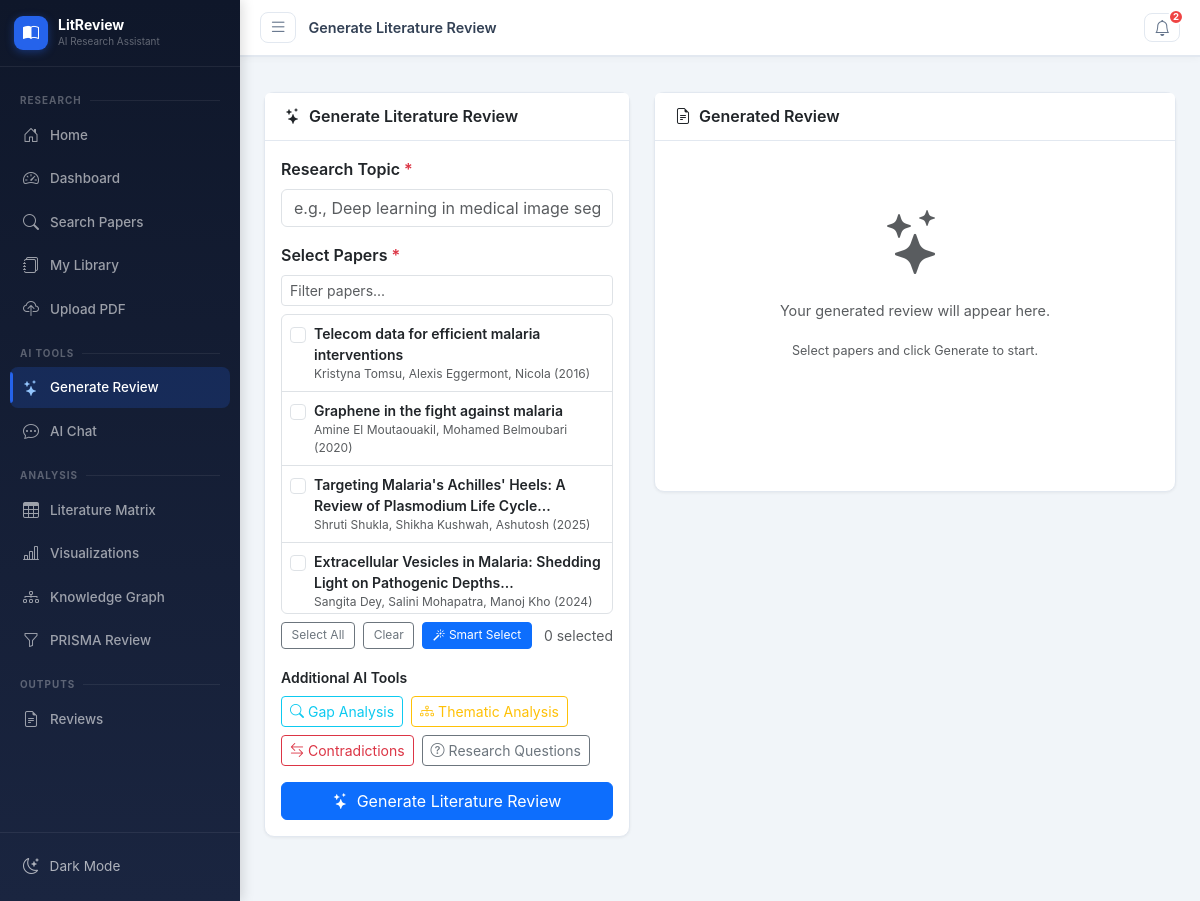
Page /ai/generate-review on the earlier database version.
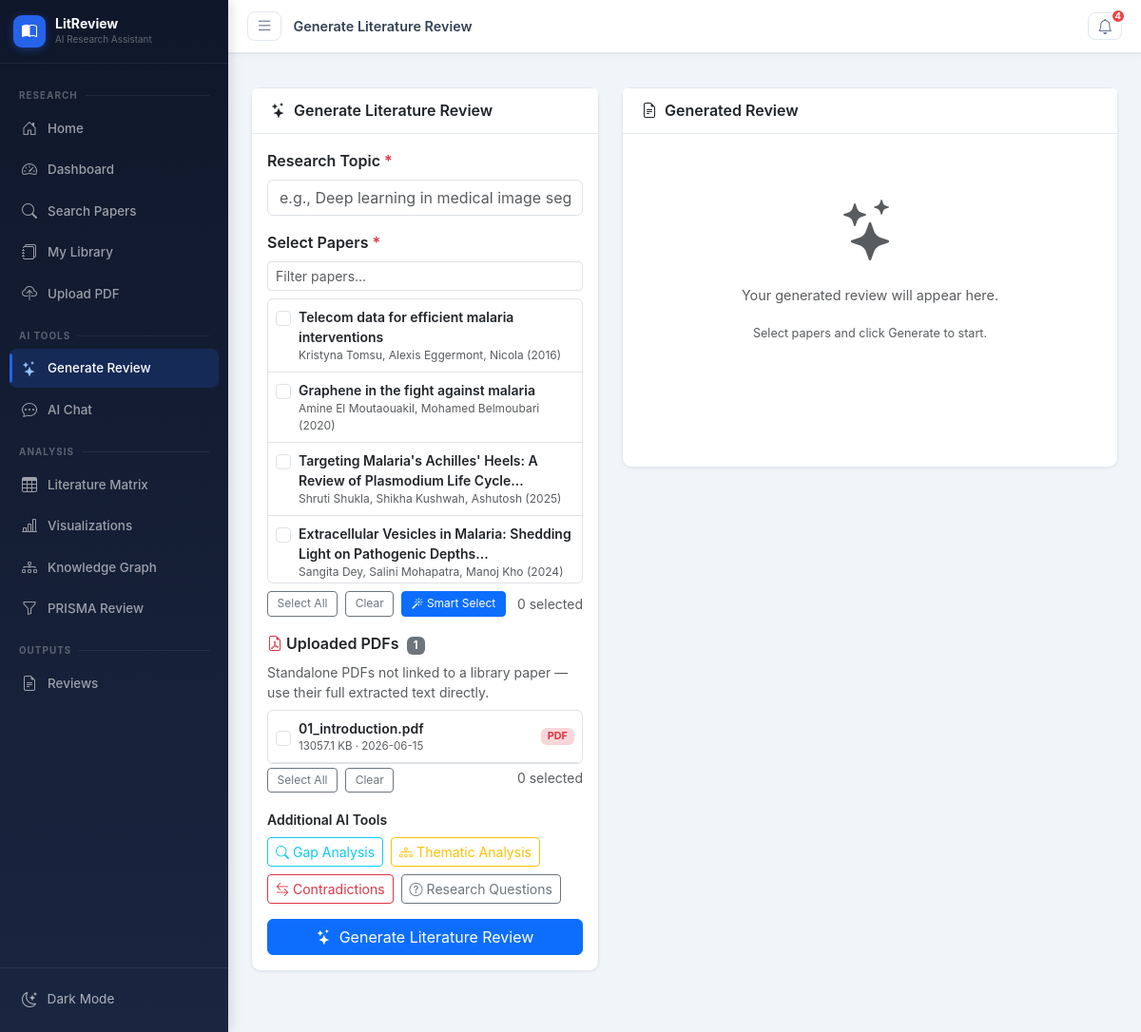
Same page on the later database version.
### tables this page shows
CREATE TABLE papers (
            id INTEGER PRIMARY KEY AUTOINCREMENT,
            title TEXT NOT NULL,
            authors TEXT,
            abstract TEXT,
            year INTEGER,
            doi TEXT,
            url TEXT,
            journal TEXT,
            citations_count INTEGER DEFAULT 0,
            source TEXT,
            keywords TEXT,
            full_text TEXT,
            created_at TIMESTAMP DEFAULT CURRENT_TIMESTAMP
        );

CREATE TABLE paper_files (
            id INTEGER PRIMARY KEY AUTOINCREMENT,
            paper_id INTEGER,
            filename TEXT,
            original_name TEXT,
            file_path TEXT,
            file_size INTEGER,
            extracted_text TEXT,
            sections TEXT,
            ocr_used INTEGER DEFAULT 0,
            created_at TIMESTAMP DEFAULT CURRENT_TIMESTAMP,
            FOREIGN KEY (paper_id) REFERENCES papers(id)
        );

### blueprints/ai_features.py (the view)
@ai_bp.route('/generate-review', methods=['GET', 'POST'])
def generate_review():
    site = get_site_settings()
    db = get_db()
    papers_list = db.execute('SELECT id, title, authors, year, abstract FROM papers ORDER BY created_at DESC').fetchall()
    uploaded_files = db.execute(
        'SELECT id, original_name, file_size, created_at FROM paper_files WHERE paper_id IS NULL ORDER BY created_at DESC'
    ).fetchall()
    db.close()
    return render_template('ai/generate_review.html', site=site, papers=papers_list,
                           uploaded_files=uploaded_files, notifications=get_notifications())

### blueprints/ai_features.py (called while the page is built)
def get_site_settings():
    db = get_db()
    rows = db.execute('SELECT key, value FROM site_settings').fetchall()
    db.close()
    return {r['key']: r['value'] for r in rows}

def get_notifications():
    db = get_db()
    rows = db.execute('SELECT * FROM notifications WHERE is_read=0 ORDER BY created_at DESC LIMIT 10').fetchall()
    db.close()
    return [dict(r) for r in rows]

### models/__init__.py (called while the page is built)
def get_db():
    conn = sqlite3.connect(Config.DATABASE_PATH)
    conn.row_factory = sqlite3.Row
    return conn

### templates/ai/generate_review.html (shortened to what the changed rows need)
{% extends "base.html" %}
{% block content %}
<div class="row">
  <div class="col-lg-5">
    <div class="card shadow-sm mb-3">
      <div class="card-body">
        <div class="mb-3">
          {% if papers %}
          <div id="paperList" style="max-height:300px;overflow-y:auto;" class="border rounded">
            {% for paper in papers %}
            <label class="d-flex align-items-start p-2 border-bottom cursor-pointer paper-item" style="cursor:pointer;"
              data-title="{{ (paper.title or '')|lower }}"
              data-abstract="{{ ((paper.abstract or '')[:300])|lower }}"
              data-year="{{ paper.year or 0 }}">
              <input type="checkbox" class="form-check-input mt-1 me-2 paper-checkbox" value="{{ paper.id }}" id="paper-{{ paper.id }}">
              <div class="flex-grow-1">
                <div class="d-flex align-items-start justify-content-between gap-1">
                  <div class="small fw-semibold paper-title" data-raw-title="{{ paper.title[:70] }}{% if paper.title|length > 70 %}...{% endif %}">{{ paper.title[:70] }}{% if paper.title|length > 70 %}...{% endif %}</div>
                </div>
                <div class="text-muted" style="font-size:0.75rem;">{{ paper.authors[:40] if paper.authors else '' }} {% if paper.year %}({{ paper.year }}){% endif %}</div>
              </div>
            </label>
            {% endfor %}
          </div>
          {% else %}
          <div class="alert alert-info small">
            <i class="bi bi-info-circle me-1"></i>No papers in library.
            <a href="/search">Search and save papers</a> first.
          </div>
          {% endif %}
        </div>
        {% if uploaded_files %}
        <div class="mb-3">
          <label class="form-label fw-semibold">
            <i class="bi bi-file-earmark-pdf me-1 text-danger"></i>Uploaded PDFs
            <span class="badge bg-secondary ms-1" style="font-size:0.7rem;">{{ uploaded_files|length }}</span>
          </label>
          <p class="text-muted small mb-2">Standalone PDFs not linked to a library paper — use their full extracted text directly.</p>
          <div class="border rounded" style="max-height:200px;overflow-y:auto;">
            {% for f in uploaded_files %}
            <label class="d-flex align-items-center p-2 border-bottom" style="cursor:pointer;">
              <input type="checkbox" class="form-check-input me-2 file-checkbox" value="{{ f.id }}">
              <div class="flex-grow-1 overflow-hidden">
                <div class="small fw-semibold text-truncate">{{ f.original_name or f.filename }}</div>
                <div class="text-muted" style="font-size:0.72rem;">
                  {{ (f.file_size / 1024)|round(1) }} KB &middot; {{ f.created_at[:10] if f.created_at else '' }}
                </div>
              </div>
              <span class="badge bg-danger-subtle text-danger ms-2 flex-shrink-0" style="font-size:0.68rem;">PDF</span>
            </label>
            {% endfor %}
          </div>
          <div class="d-flex gap-2 mt-1">
            <button class="btn btn-xs btn-outline-secondary" onclick="selectAllFiles()">Select All</button>
            <button class="btn btn-xs btn-outline-secondary" onclick="selectNoneFiles()">Clear</button>
            <span class="text-muted small ms-auto" id="selectedFileCount">0 selected</span>
          </div>
        </div>
        {% endif %}
      </div>
    </div>
  </div>
</div>
{% endblock %}

Differences in the rows shown:
added paper_files: original_name "01_introduction.pdf", (f.file_size/1024)|round(1) "13057.1", created_at "2026-06-15"
Other differences:
{{ g_notif_count }}: "2" → "4"
{{ uploaded_files|length }}: (not shown) → "1"
text now shown: "Uploaded PDFs Standalone PDFs not linked to a library paper — use their full extracted text directly. Select All Clear 0 selected"
